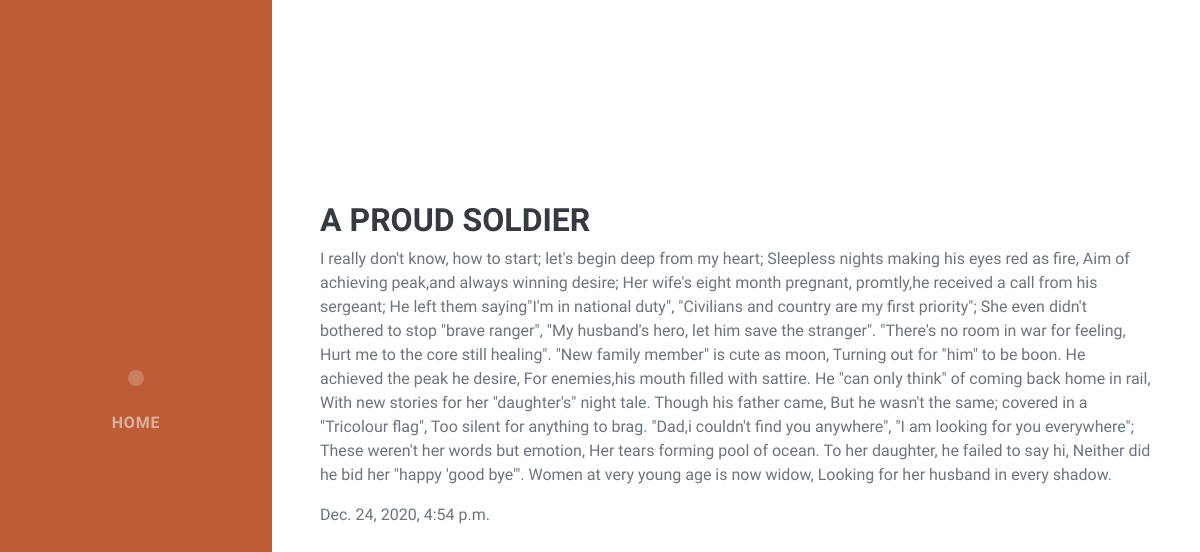
The app's page /blog/5 with its own data.
### blog/models.py (models this page shows, shortened)
class Blog(models.Model):
    title = models.CharField(max_length=50)
    description = models.TextField()
    date = models.DateTimeField()

### blog/views.py (the view)
# urls.py: path('<int:blog_id>',views.blog_detail,name='blog_detail')
def blog_detail(request,blog_id):
    blog = get_object_or_404(Blog, id=blog_id)
    context = {
        'blog':blog
    }
    return render(request, 'blog/blog_detail.html',context)

### blog/templates/blog/blog_detail.html (shortened to what this page needs)
<!DOCTYPE html>
{% load static %}
<html lang="en">
    <head>
        <link href="{% static 'css/styles.css' %}" rel="stylesheet" />
    </head>
    <body id="page-top">
        <nav class="navbar navbar-expand-lg navbar-dark bg-primary fixed-top" id="sideNav">
            <a class="navbar-brand js-scroll-trigger" href="#page-top">
                <span class="d-none d-lg-block"><img class="img-fluid img-profile rounded-circle mx-auto mb-2" src="{% static 'assets/img/sumit_profile.jpeg' %}" alt="" /></span>
            </a>
            <div class="collapse navbar-collapse" id="navbarSupportedContent">
                <ul class="navbar-nav">
                  <li class="nav-item"><a class="nav-link js-scroll-trigger" href="{% url 'index' %}">Home</a></li>
                </ul>
            </div>
        </nav>
            <section class="resume-section" id="interests">
                <div class="resume-section-content">
                    <h3 class="mb-2">{{ blog.title }}</h3>
                    <p>{{ blog.description }}</p>
                    <p class="mb-0">{{blog.date}}</p>
                    <br><br><br>
        </div>
        </section>
    </body>
</html>

### records on screen
Blog: title "A PROUD SOLDIER", description "I really don't know, how to start; let's begin deep from my heart; Sleepless nights making his eyes red as fire, Aim of achieving peak,and always winning desire; Her wife's eight month pregnant, promtly,he received a call from his sergeant; He left them saying\"I'm in national duty\", \"Civilians and country are my first priority\"; She even didn't bothered to stop \"brave ranger\", \"My husband's hero, let him save the stranger\". \"There's no room in war for feeling, Hurt me to the core still healing\". \"New family member\" is cute as moon, Turning out for \"him\" to be boon. He achieved the peak he desire, For enemies,his mouth filled with sattire. He \"can only think\" of coming back home in rail,…", date "Dec. 24, 2020, 4:54 p.m."
